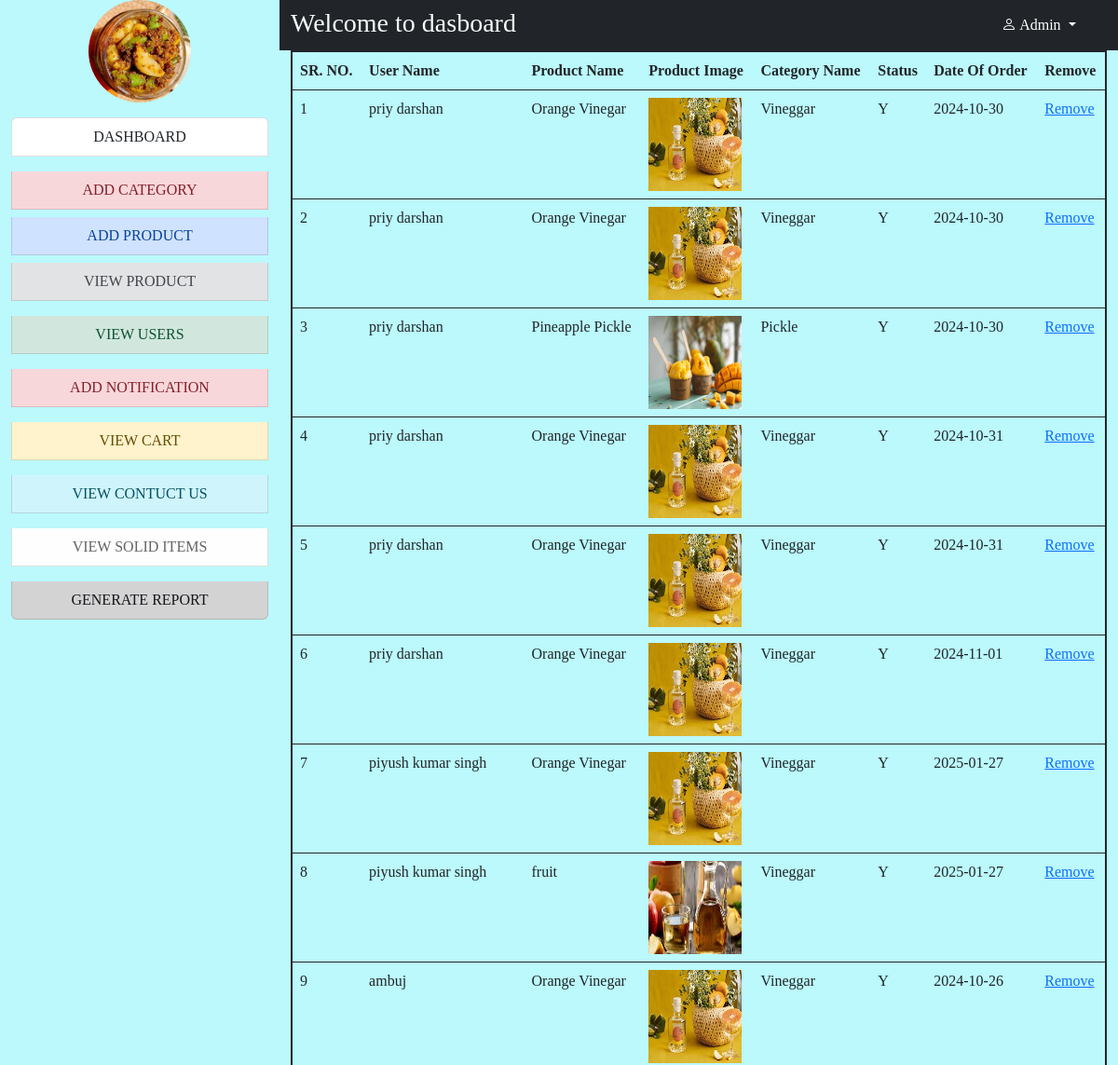
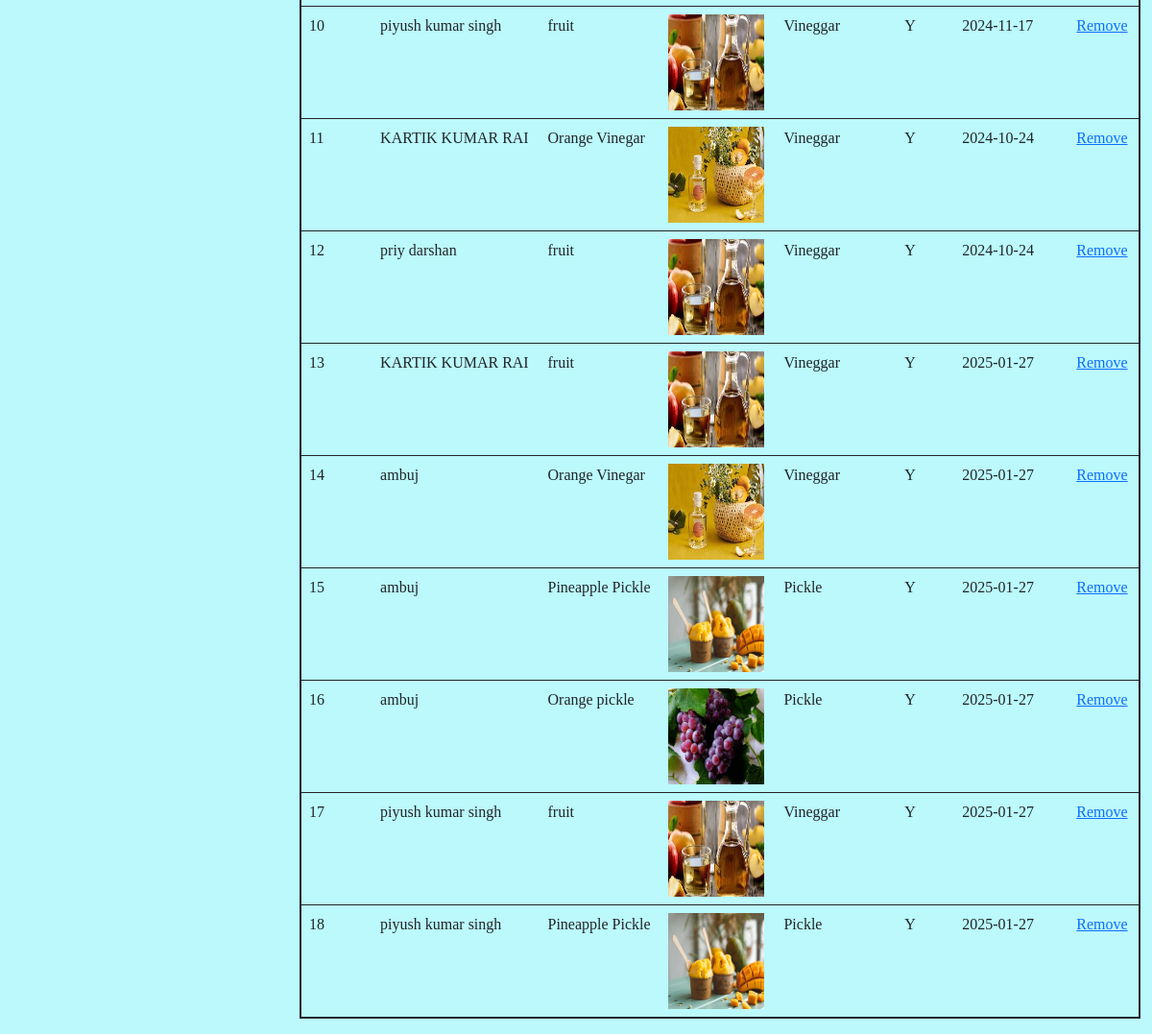
The app's page /admin/ad_view_cart.php with its own data (2 pictures, top to bottom).
### tables this page shows
CREATE TABLE `tbl_cart` (
  `cart_id` int(11) NOT NULL,
  `user_id` int(11) NOT NULL,
  `cate_id` int(11) NOT NULL,
  `pro_id` int(11) NOT NULL,
  `status` varchar(15) NOT NULL,
  `date` varchar(10) NOT NULL
);

CREATE TABLE `tbl_user` (
  `user_id` int(11) NOT NULL,
  `name` varchar(60) NOT NULL,
  `email` varchar(60) NOT NULL,
  `mobile` varchar(10) NOT NULL,
  `password` varchar(20) NOT NULL,
  `city` varchar(20) NOT NULL,
  `address` varchar(100) NOT NULL,
  `dor` varchar(10) NOT NULL
);

CREATE TABLE `tbl_product` (
  `pro_id` int(11) NOT NULL,
  `pro_name` varchar(100) NOT NULL,
  `cat_id` int(11) NOT NULL,
  `file_name` varchar(200) NOT NULL,
  `total_unit` int(5) NOT NULL,
  `c_price` varchar(4) NOT NULL,
  `s_price` varchar(4) NOT NULL,
  `expiry` varchar(10) NOT NULL,
  `description` varchar(200) NOT NULL,
  `date` varchar(20) NOT NULL
);

CREATE TABLE `tbl_category` (
  `cat_id` int(11) NOT NULL,
  `name` varchar(60) NOT NULL,
  `date` varchar(20) NOT NULL
);

### admin/ad_view_cart.php (the view)
<?php
include("all_dashboard.php");
include("connection.php");
$query = "select * from tbl_cart";
$result = mysqli_query($con, $query);
?>
<table class="table border border-2 border-dark">
    <thead >
        <th>SR. NO.</th>
        <th>User Name</th>
        <th>Product Name</th>
        <th>Product Image</th>
        <th>Category Name</th>
        <th>Status</th>
        <th>Date Of Order</th>
        <th>Remove</th>
    </thead>
    <tbody>
						<?php
						$a=1;
                         while($row=mysqli_fetch_array($result)){
						?>
                        <tr>
                                <td><?php echo $a;?></td>
								<?php $user_id=$row['user_id'];
								$query2="select * from tbl_user where user_id='$user_id'";
								$res2=mysqli_query($con, $query2);
								$row2=mysqli_fetch_array($res2);
								?>
                                <td><?php echo $row2['name']; ?></td>
								<?php $pro_id=$row['pro_id'];
								$query3="select * from tbl_product where pro_id='$pro_id'";
								$res3=mysqli_query($con, $query3);
								$row3=mysqli_fetch_array($res3);
								?>
                                <td><?php echo $row3['pro_name']; ?></td>
                                <td><img src="product/<?php echo $row3['file_name']; ?>" style="height:100px; width:100px;"></td>
								<?php $cate_id=$row['cate_id'];
								$query4="select * from tbl_category where cat_id='$cate_id'";
								$res4=mysqli_query($con, $query4);
								$row4=mysqli_fetch_array($res4);
								?>
                                <td><?php echo $row4['name']; ?></td>
                                <td><?php echo $row['status']; ?></td>
								<td><?php echo $row['date']; ?></td>
								<td><a href="deleteuser.php?id=<?php echo $row['user_id']; ?>">Remove</a></td>
                        </tr>
                       <?php
					   $a++;
						 }
						?>
                    </tbody>
</table>

### assets/cs/style.css (style rules this page uses)
body { background:rgba(0,0,0,.5); font-family:Josefin Sans; }

### admin/all_dashboard.php (style rules this page uses)
body { background-color: #BBF9FC; }

### records on screen
tbl_cart: user.name "priy darshan", pro.pro_name "Orange Vinegar", pro.file_name (picture), tbl_category.name "Vineggar", status "Y", date "2024-10-30"
tbl_cart: user.name "priy darshan", pro.pro_name "Orange Vinegar", pro.file_name (picture), tbl_category.name "Vineggar", status "Y", date "2024-10-30"
tbl_cart: user.name "priy darshan", pro.pro_name "Pineapple Pickle", pro.file_name (picture), tbl_category.name "Pickle", status "Y", date "2024-10-30"
tbl_cart: user.name "priy darshan", pro.pro_name "Orange Vinegar", pro.file_name (picture), tbl_category.name "Vineggar", status "Y", date "2024-10-31"
tbl_cart: user.name "priy darshan", pro.pro_name "Orange Vinegar", pro.file_name (picture), tbl_category.name "Vineggar", status "Y", date "2024-10-31"
tbl_cart: user.name "priy darshan", pro.pro_name "Orange Vinegar", pro.file_name (picture), tbl_category.name "Vineggar", status "Y", date "2024-11-01"
tbl_cart: user.name "piyush kumar singh", pro.pro_name "Orange Vinegar", pro.file_name (picture), tbl_category.name "Vineggar", status "Y", date "2025-01-27"
tbl_cart: user.name "piyush kumar singh", pro.pro_name "fruit", pro.file_name (picture), tbl_category.name "Vineggar", status "Y", date "2025-01-27"
tbl_cart: user.name "ambuj", pro.pro_name "Orange Vinegar", pro.file_name (picture), tbl_category.name "Vineggar", status "Y", date "2024-10-26"
tbl_cart: user.name "piyush kumar singh", pro.pro_name "fruit", pro.file_name (picture), tbl_category.name "Vineggar", status "Y", date "2024-11-17"
tbl_cart: user.name "KARTIK KUMAR RAI", pro.pro_name "Orange Vinegar", pro.file_name (picture), tbl_category.name "Vineggar", status "Y", date "2024-10-24"
tbl_cart: user.name "priy darshan", pro.pro_name "fruit", pro.file_name (picture), tbl_category.name "Vineggar", status "Y", date "2024-10-24"
tbl_cart: user.name "KARTIK KUMAR RAI", pro.pro_name "fruit", pro.file_name (picture), tbl_category.name "Vineggar", status "Y", date "2025-01-27"
tbl_cart: user.name "ambuj", pro.pro_name "Orange Vinegar", pro.file_name (picture), tbl_category.name "Vineggar", status "Y", date "2025-01-27"
tbl_cart: user.name "ambuj", pro.pro_name "Pineapple Pickle", pro.file_name (picture), tbl_category.name "Pickle", status "Y", date "2025-01-27"
tbl_cart: user.name "ambuj", pro.pro_name "Orange pickle", pro.file_name (picture), tbl_category.name "Pickle", status "Y", date "2025-01-27"
tbl_cart: user.name "piyush kumar singh", pro.pro_name "fruit", pro.file_name (picture), tbl_category.name "Vineggar", status "Y", date "2025-01-27"
tbl_cart: user.name "piyush kumar singh", pro.pro_name "Pineapple Pickle", pro.file_name (picture), tbl_category.name "Pickle", status "Y", date "2025-01-27"
